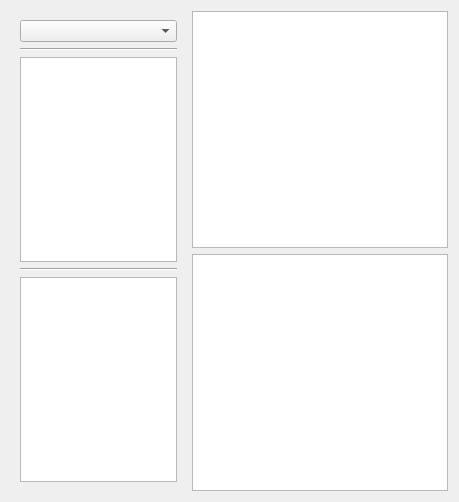
      <widget class="QWidget" name="tab_Diaries">
       <attribute name="title">
        <string>Diaries</string>
       </attribute>
       <layout class="QHBoxLayout" name="horizontalLayout">
        <item>
         <widget class="QWidget" name="widget" native="true">
          <property name="sizePolicy">
           <sizepolicy hsizetype="Fixed" vsizetype="MinimumExpanding">
            <horstretch>0</horstretch>
            <verstretch>0</verstretch>
           </sizepolicy>
          </property>
          <property name="minimumSize">
           <size>
            <width>175</width>
            <height>480</height>
           </size>
          </property>
          <property name="maximumSize">
           <size>
            <width>175</width>
            <height>16777215</height>
           </size>
          </property>
          <layout class="QVBoxLayout" name="verticalLayout">
           <item>
            <widget class="QComboBox" name="DiaryListYears"/>
           </item>
           <item>
            <layout class="QVBoxLayout" name="verticalLayout_2">
             <item>
              <widget class="Line" name="line_2">
               <property name="orientation">
                <enum>Qt::Horizontal</enum>
               </property>
              </widget>
             </item>
             <item>
              <widget class="QListWidget" name="DiaryListMonths"/>
             </item>
             <item>
              <widget class="Line" name="line">
               <property name="orientation">
                <enum>Qt::Horizontal</enum>
               </property>
              </widget>
             </item>
             <item>
              <widget class="QListWidget" name="DiaryListDays">
               <property name="contextMenuPolicy">
                <enum>Qt::CustomContextMenu</enum>
               </property>
              </widget>
             </item>
            </layout>
           </item>
          </layout>
         </widget>
        </item>
        <item>
         <layout class="QVBoxLayout" name="verticalLayout_3">
          <item>
           <widget class="qlist_DiaryTextDisplay" name="DiaryTextDisplay">
            <property name="sizePolicy">
             <sizepolicy hsizetype="Expanding" vsizetype="Expanding">
              <horstretch>0</horstretch>
              <verstretch>0</verstretch>
             </sizepolicy>
            </property>
            <property name="mouseTracking">
             <bool>true</bool>
            </property>
            <property name="contextMenuPolicy">
             <enum>Qt::CustomContextMenu</enum>
            </property>
            <property name="layoutDirection">
             <enum>Qt::LeftToRight</enum>
            </property>
            <property name="lineWidth">
             <number>1</number>
            </property>
            <property name="horizontalScrollBarPolicy">
             <enum>Qt::ScrollBarAlwaysOff</enum>
            </property>
            <property name="sizeAdjustPolicy">
             <enum>QAbstractScrollArea::AdjustIgnored</enum>
            </property>
            <property name="autoScroll">
             <bool>false</bool>
            </property>
            <property name="editTriggers">
             <set>QAbstractItemView::NoEditTriggers</set>
            </property>
            <property name="dragDropMode">
             <enum>QAbstractItemView::NoDragDrop</enum>
            </property>
            <property name="defaultDropAction">
             <enum>Qt::MoveAction</enum>
            </property>
            <property name="selectionMode">
             <enum>QAbstractItemView::SingleSelection</enum>
            </property>
            <property name="textElideMode">
             <enum>Qt::ElideNone</enum>
            </property>
            <property name="verticalScrollMode">
             <enum>QAbstractItemView::ScrollPerPixel</enum>
            </property>
            <property name="horizontalScrollMode">
             <enum>QAbstractItemView::ScrollPerPixel</enum>
            </property>
            <property name="isWrapping" stdset="0">
             <bool>false</bool>
            </property>
            <property name="resizeMode">
             <enum>QListView::Adjust</enum>
            </property>
            <property name="layoutMode">
             <enum>QListView::SinglePass</enum>
            </property>
            <property name="viewMode">
             <enum>QListView::ListMode</enum>
            </property>
            <property name="uniformItemSizes">
             <bool>false</bool>
            </property>
            <property name="wordWrap">
             <bool>true</bool>
            </property>
            <property name="selectionRectVisible">
             <bool>false</bool>
            </property>
            <property name="sortingEnabled">
             <bool>false</bool>
            </property>
           </widget>
          </item>
          <item>
           <widget class="qtextedit_DiaryTextInput" name="DiaryTextInput">
            <property name="enabled">
             <bool>true</bool>
            </property>
            <property name="sizePolicy">
             <sizepolicy hsizetype="Expanding" vsizetype="Expanding">
              <horstretch>0</horstretch>
              <verstretch>0</verstretch>
             </sizepolicy>
            </property>
            <property name="maximumSize">
             <size>
              <width>16777215</width>
              <height>16777215</height>
             </size>
            </property>
            <property name="verticalScrollBarPolicy">
             <enum>Qt::ScrollBarAlwaysOff</enum>
            </property>
            <property name="horizontalScrollBarPolicy">
             <enum>Qt::ScrollBarAlwaysOff</enum>
            </property>
           </widget>
          </item>
         </layout>
        </item>
       </layout>
      </widget>
